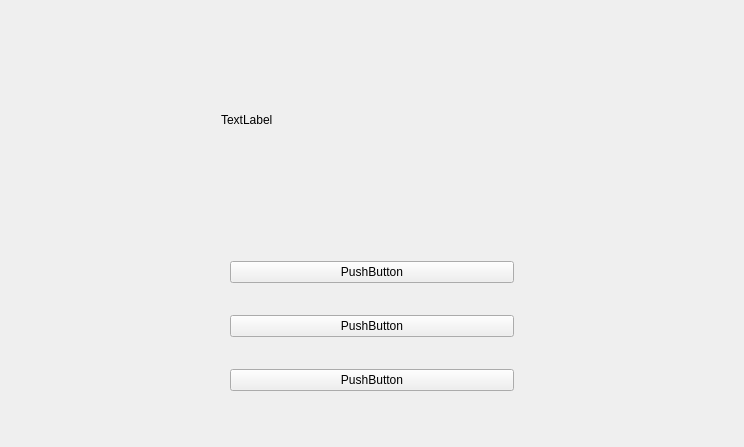
<?xml version="1.0" encoding="UTF-8"?>
<ui version="4.0">
 <class>CameraWidget</class>
 <widget class="QWidget" name="CameraWidget">
  <property name="geometry">
   <rect>
    <x>0</x>
    <y>0</y>
    <width>744</width>
    <height>447</height>
   </rect>
  </property>
  <property name="windowTitle">
   <string>Form</string>
  </property>
  <layout class="QHBoxLayout" name="horizontalLayout">
   <item>
    <layout class="QHBoxLayout" name="ImageView"/>
   </item>
   <item>
    <widget class="QWidget" name="widget" native="true">
     <property name="minimumSize">
      <size>
       <width>320</width>
       <height>0</height>
      </size>
     </property>
     <property name="maximumSize">
      <size>
       <width>320</width>
       <height>16777215</height>
      </size>
     </property>
     <layout class="QVBoxLayout" name="verticalLayout">
      <item>
       <widget class="QLabel" name="ImageCapture">
        <property name="minimumSize">
         <size>
          <width>300</width>
          <height>200</height>
         </size>
        </property>
        <property name="maximumSize">
         <size>
          <width>300</width>
          <height>200</height>
         </size>
        </property>
        <property name="text">
         <string>TextLabel</string>
        </property>
       </widget>
      </item>
      <item>
       <widget class="QWidget" name="widget_2" native="true">
        <layout class="QVBoxLayout" name="verticalLayout_2">
         <item>
          <widget class="QPushButton" name="buttonCapture">
           <property name="text">
            <string>PushButton</string>
           </property>
          </widget>
         </item>
         <item>
          <widget class="QPushButton" name="buttonSave">
           <property name="text">
            <string>PushButton</string>
           </property>
          </widget>
         </item>
         <item>
          <widget class="QPushButton" name="buttonQuit">
           <property name="text">
            <string>PushButton</string>
           </property>
          </widget>
         </item>
        </layout>
       </widget>
      </item>
     </layout>
    </widget>
   </item>
  </layout>
 </widget>
 <resources/>
 <connections/>
</ui>
